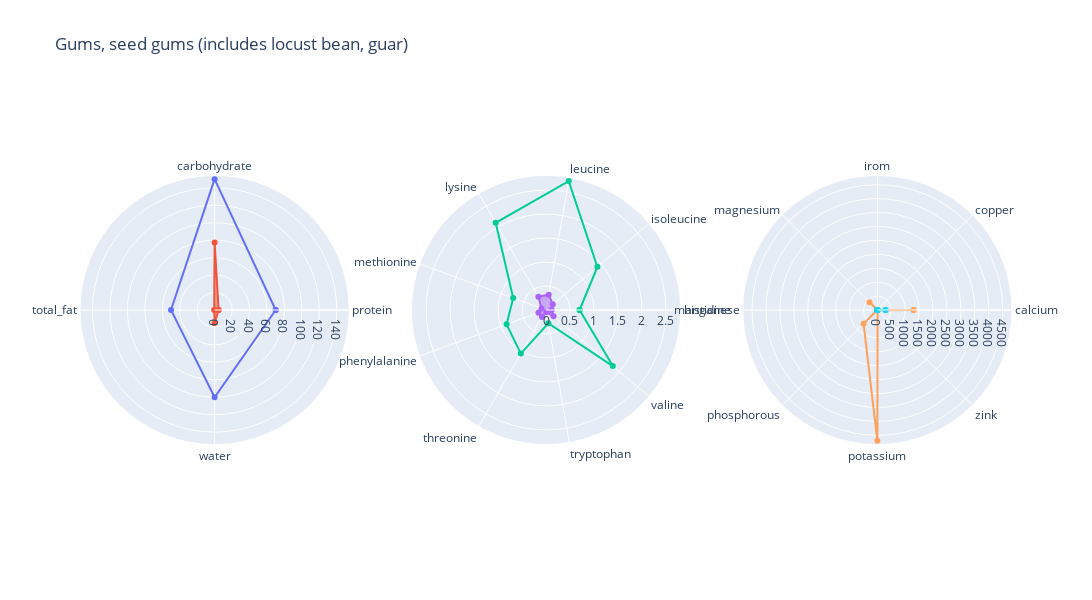

The cell this chart's notebook holds for it:
### Code cell
idx = 2569
print(df[summary].iloc[idx].sum())

fig = make_subplots(rows=1, cols=3, specs=[[{'type':'polar'},{'type':'polar'},{'type':'polar'}]])

fig.add_trace(go.Scatterpolar(
      r=low_lim_sum + [low_lim_sum[0]],theta=summary + [summary[0]],
      name='lower_lim'
), row=1, col=1)

fig.add_trace(go.Scatterpolar(
      r=df[summary+[summary[0]]].iloc[idx],
      theta=summary+ [summary[0]],
      fill='toself',
      name=names[idx]
), row=1, col=1)

fig.add_trace(go.Scatterpolar(
      r=low_lim_ess + [low_lim_ess[0]],theta=essential + [essential[0]],
      name='lower_lim'
), row=1, col=2)

fig.add_trace(go.Scatterpolar(
      r=df[essential+[essential[0]]].iloc[idx],
      theta=essential+ [essential[0]],
      fill='toself',
      name=names[idx]
), row=1, col=2)

fig.add_trace(go.Scatterpolar(
      r=low_lim_min + [low_lim_min[0]],theta=minerals + [minerals[0]],
      name='lower_lim'
), row=1, col=3)

fig.add_trace(go.Scatterpolar(
      r=df[minerals+[minerals[0]]].iloc[idx],
      theta=minerals+ [minerals[0]],
      fill='toself',
      name=names[idx]
), row=1, col=3)



fig.update_layout(
    height=600, width=1800,
    title=names[idx],
  polar=dict(
    radialaxis=dict(
      visible=True,
#       range=[0, 100]
    )),
  showlegend=False
)

fig.show()

### Figure 1 — Plotly figure (JSON) as saved in the notebook; plotly's stock layout.template omitted (floating-point values rounded to 4 significant figures)
{"data": [{"name": "lower_lim", "r": [70, 150, 50, 100, 70], "subplot": "polar", "theta": ["protein", "carbohydrate", "total_fat", "water", "protein"], "type": "scatterpolar"}, {"fill": "toself", "name": "Gums, seed gums (includes locust bean, guar)", "r": [4.6, 77.3, 0.5, 15, 4.6], "subplot": "polar", "theta": ["protein", "carbohydrate", "total_fat", "water", "protein"], "type": "scatterpolar"}, {"name": "lower_lim", "r": [0.7, 1.4, 2.73, 2.1, 0.728, 0.875, 1.05, 0.28, 1.82, 0.7], "subplot": "polar2", "theta": ["histidine", "isoleucine", "leucine", "lysine", "methionine", "phenylalanine", "threonine", "tryptophan", "valine", "histidine"], "type": "scatterpolar"}, {"fill": "toself", "name": "Gums, seed gums (includes locust bean, guar)", "r": [0.1155, 0.1852, 0.3246, 0.3185, 0.0991, 0.1684, 0.1668, 0.04643, 0.2055, 0.1155], "subplot": "polar2", "theta": ["histidine", "isoleucine", "leucine", "lysine", "methionine", "phenylalanine", "threonine", "tryptophan", "valine", "histidine"], "type": "scatterpolar"}, {"name": "lower_lim", "r": [1300, 0.9, 8, 400, 2.3, 700, 4700, 11, 1300], "subplot": "polar3", "theta": ["calcium", "copper", "irom", "magnesium", "manganese", "phosphorous", "potassium", "zink", "calcium"], "type": "scatterpolar"}, {"fill": "toself", "name": "Gums, seed gums (includes locust bean, guar)", "r": [294, 0, 0, 0, 0, 0, 0, 0, 294], "subplot": "polar3", "theta": ["calcium", "copper", "irom", "magnesium", "manganese", "phosphorous", "potassium", "zink", "calcium"], "type": "scatterpolar"}], "layout": {"height": 600, "polar": {"domain": {"x": [0, 0.2889], "y": [0, 1]}, "radialaxis": {"visible": true}}, "polar2": {"domain": {"x": [0.3556, 0.6444], "y": [0, 1]}}, "polar3": {"domain": {"x": [0.7111, 1], "y": [0, 1]}}, "showlegend": false, "title": {"text": "Gums, seed gums (includes locust bean, guar)"}, "width": 1800}}
